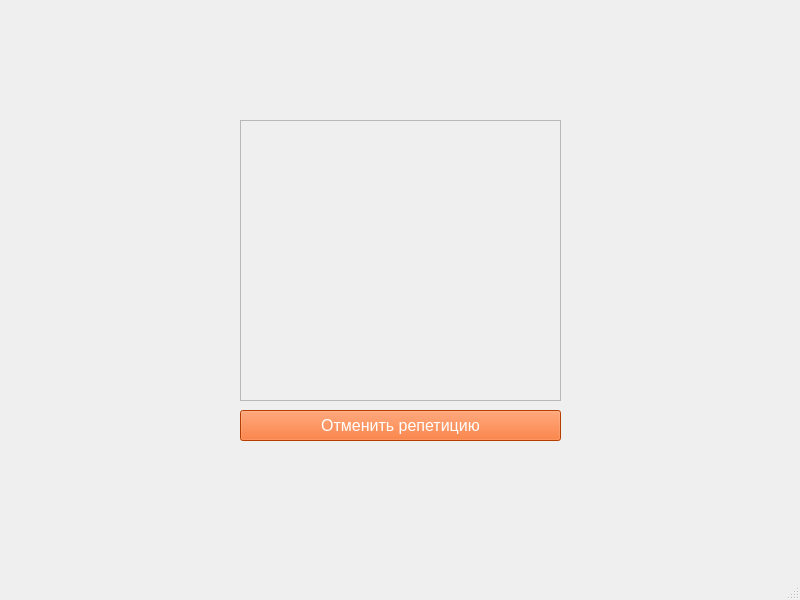
<?xml version="1.0" encoding="UTF-8"?>
<ui version="4.0">
 <class>MainWindow</class>
 <widget class="QMainWindow" name="MainWindow">
  <property name="geometry">
   <rect>
    <x>0</x>
    <y>0</y>
    <width>800</width>
    <height>600</height>
   </rect>
  </property>
  <property name="windowTitle">
   <string>MainWindow</string>
  </property>
  <widget class="QWidget" name="centralwidget">
   <widget class="QPushButton" name="cancel_button">
    <property name="geometry">
     <rect>
      <x>240</x>
      <y>410</y>
      <width>321</width>
      <height>31</height>
     </rect>
    </property>
    <property name="font">
     <font>
      <pointsize>12</pointsize>
     </font>
    </property>
    <property name="styleSheet">
     <string notr="true">background-color: rgb(255, 85, 0);
color: rgb(255, 255, 255);</string>
    </property>
    <property name="text">
     <string>Отменить репетицию</string>
    </property>
   </widget>
   <widget class="QScrollArea" name="reh_scroll">
    <property name="geometry">
     <rect>
      <x>240</x>
      <y>120</y>
      <width>321</width>
      <height>281</height>
     </rect>
    </property>
    <property name="widgetResizable">
     <bool>true</bool>
    </property>
    <widget class="QWidget" name="scrollAreaWidgetContents">
     <property name="geometry">
      <rect>
       <x>0</x>
       <y>0</y>
       <width>319</width>
       <height>279</height>
      </rect>
     </property>
    </widget>
   </widget>
  </widget>
  <widget class="QMenuBar" name="menubar">
   <property name="geometry">
    <rect>
     <x>0</x>
     <y>0</y>
     <width>800</width>
     <height>18</height>
    </rect>
   </property>
  </widget>
  <widget class="QStatusBar" name="statusbar"/>
 </widget>
 <resources/>
 <connections/>
</ui>
